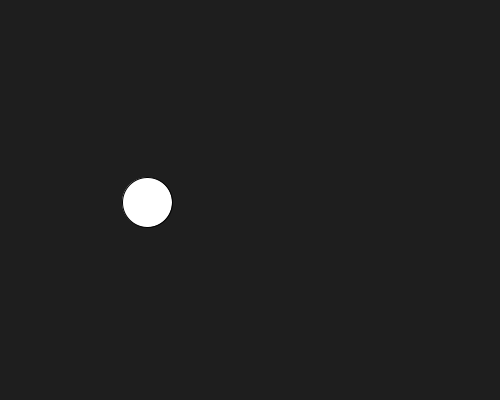
Frame 1 (no input)
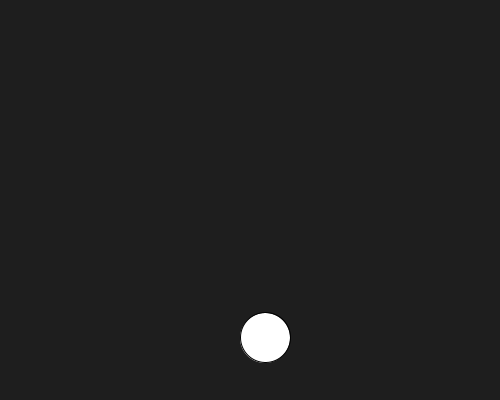
Frame 60 (the mouse pressed at the canvas centre just before this capture)
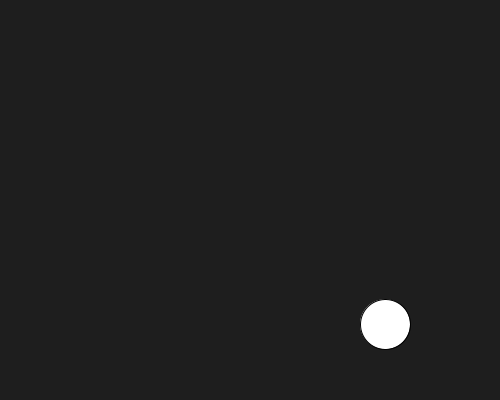
Frame 120 (the mouse held since frame 60 and released just before this capture)

The Processing sketch that drew these frames (run headless with seeded random() and noise(); from frame 60 on, the mouse is pressed at the canvas centre):

// Processing sketch: processing_69873
// ── processing_69873.pde

//ben norskov
//creative computing week 3
//circle that bounces off the walls
float circle_x = 145;
float circle_y = 200;
float circle_speed_x = 2;
float circle_speed_y = 2.3;
void setup() {
  size(500, 400);
};
void draw() {
  background(30);
  
  circle_x = circle_x + circle_speed_x;
  circle_y = circle_y + circle_speed_y;
  
  ellipse(circle_x, circle_y, 50, 50);

  if (circle_x > width) {
    //if the position on the x axis of the circle is at the right edge of the screen
    //turn the speed around. 
    circle_speed_x = circle_speed_x * -1;
  };
  if (circle_x < 0) {
    //0 is the left edge of the screen
    circle_speed_x = circle_speed_x * -1;
  };
  if (circle_y > height) {
    //if the position on the x axis of the circle is at the right edge of the screen
    //turn the speed around. 
    circle_speed_y = circle_speed_y * -1;
  };
  if (circle_y < 0) {
    //0 is the left edge of the screen
    circle_speed_y = circle_speed_y * -1;
  };
  println(circle_x);
};
